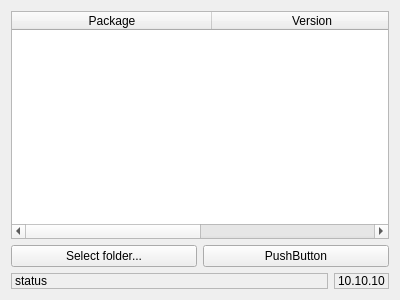
<?xml version="1.0" encoding="UTF-8"?>
<ui version="4.0">
 <class>MainWidget</class>
 <widget class="QWidget" name="MainWidget">
  <property name="geometry">
   <rect>
    <x>0</x>
    <y>0</y>
    <width>400</width>
    <height>300</height>
   </rect>
  </property>
  <property name="windowTitle">
   <string>MainWidget</string>
  </property>
  <layout class="QVBoxLayout" name="verticalLayout_2">
   <item>
    <layout class="QVBoxLayout" name="verticalLayout">
     <item>
      <layout class="QVBoxLayout" name="verticalLayout_3">
       <item>
        <widget class="QTableWidget" name="table">
         <property name="editTriggers">
          <set>QAbstractItemView::NoEditTriggers</set>
         </property>
         <property name="sortingEnabled">
          <bool>true</bool>
         </property>
         <attribute name="horizontalHeaderDefaultSectionSize">
          <number>200</number>
         </attribute>
         <attribute name="horizontalHeaderStretchLastSection">
          <bool>true</bool>
         </attribute>
         <attribute name="verticalHeaderVisible">
          <bool>false</bool>
         </attribute>
         <attribute name="verticalHeaderDefaultSectionSize">
          <number>20</number>
         </attribute>
         <attribute name="verticalHeaderHighlightSections">
          <bool>false</bool>
         </attribute>
         <attribute name="verticalHeaderMinimumSectionSize">
          <number>20</number>
         </attribute>
         <column>
          <property name="text">
           <string>Package</string>
          </property>
         </column>
         <column>
          <property name="text">
           <string>Version</string>
          </property>
         </column>
        </widget>
       </item>
       <item>
        <layout class="QHBoxLayout" name="horizontalLayout">
         <item>
          <widget class="QPushButton" name="selectFolderButton">
           <property name="text">
            <string>Select folder...</string>
           </property>
          </widget>
         </item>
         <item>
          <widget class="QPushButton" name="pushButton_2">
           <property name="text">
            <string>PushButton</string>
           </property>
          </widget>
         </item>
        </layout>
       </item>
      </layout>
     </item>
     <item>
      <layout class="QHBoxLayout" name="statusLayout">
       <item>
        <widget class="QLabel" name="statusLabel">
         <property name="frameShape">
          <enum>QFrame::StyledPanel</enum>
         </property>
         <property name="text">
          <string>status</string>
         </property>
        </widget>
       </item>
       <item>
        <widget class="QLabel" name="svnVersionLabel">
         <property name="sizePolicy">
          <sizepolicy hsizetype="Maximum" vsizetype="Preferred">
           <horstretch>0</horstretch>
           <verstretch>0</verstretch>
          </sizepolicy>
         </property>
         <property name="frameShape">
          <enum>QFrame::StyledPanel</enum>
         </property>
         <property name="text">
          <string>10.10.10</string>
         </property>
        </widget>
       </item>
      </layout>
     </item>
    </layout>
   </item>
  </layout>
 </widget>
 <layoutdefault spacing="6" margin="11"/>
 <resources/>
 <connections>
  <connection>
   <sender>selectFolderButton</sender>
   <signal>clicked()</signal>
   <receiver>MainWidget</receiver>
   <slot>showFolderSelectionDialog()</slot>
   <hints>
    <hint type="sourcelabel">
     <x>28</x>
     <y>255</y>
    </hint>
    <hint type="destinationlabel">
     <x>5</x>
     <y>250</y>
    </hint>
   </hints>
  </connection>
 </connections>
 <slots>
  <slot>showFolderSelectionDialog()</slot>
 </slots>
</ui>
